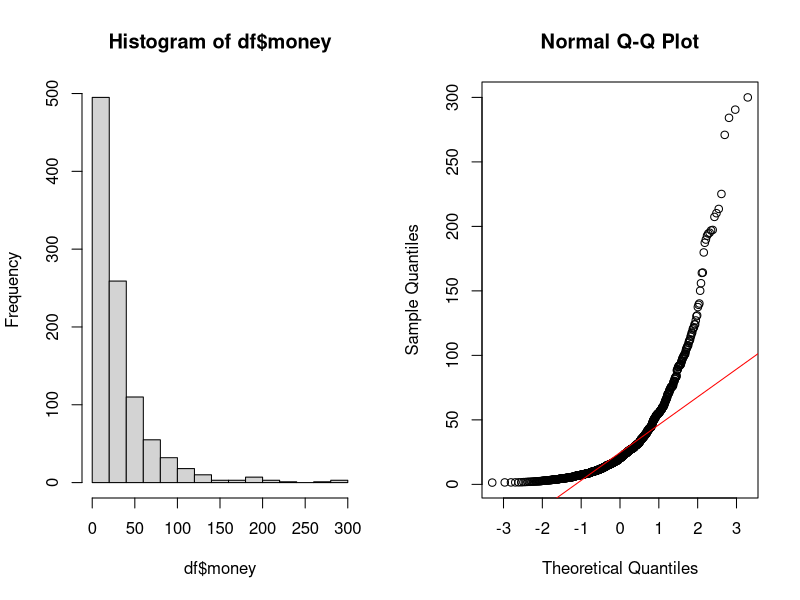
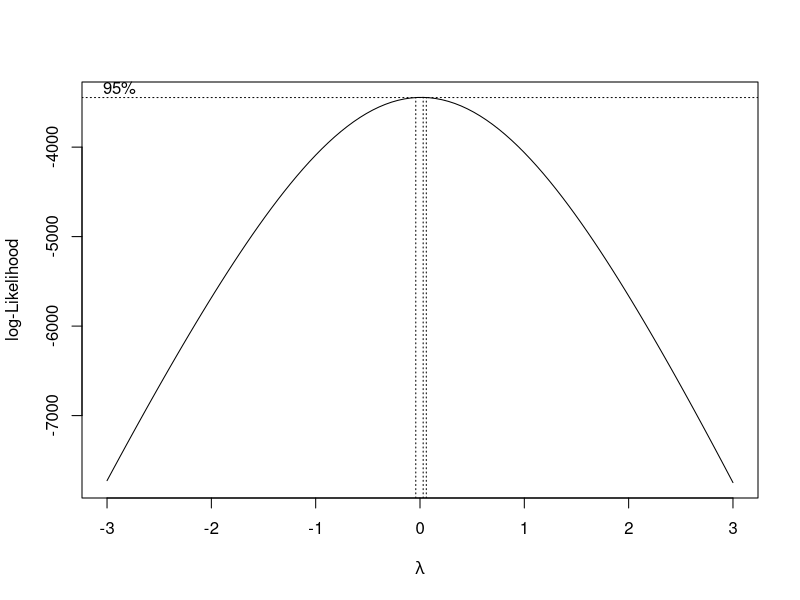
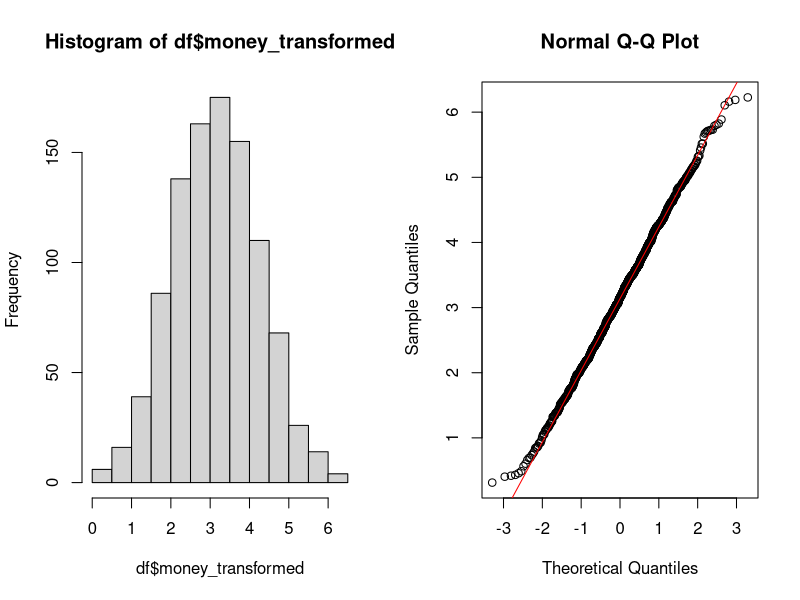

Write the R code that produced these figures, in order.
# Создаем датасет с ненормально распределенной метрикой
# Количество строк в выборке
n <- 1000

# Генерируем случайные ID
set.seed(123)
id <- sample(1:10000, n, replace = TRUE)

# Генерируем ненормально распределенные значения денег
mu <- log(10)
sd <- 1
money <- rlnorm(n, meanlog = mu, sdlog = sd)
money <- money * (300/max(money))

df <- data.frame(id, money)

# Проверяем датафрейм
head(df)
shapiro.test(df$money)

par(mfrow=c(1, 2))
hist(df$money)
qqnorm(df$money)
qqline(df$money, col = "red")


#-------------------------------------------------------------------------------
# Преобразование Бокса-Кокса
library(MASS)

# Вычисляем наилучшее значение λ для преобразования Бокса-Кокса
par(mfrow=c(1, 1))
boxcox_result <- boxcox(df$money ~ 1, lambda = seq(-3,3,0.1))

# Получаем наилучшее значение λ
best_lambda <- boxcox_result$x[which.max(boxcox_result$y)]

library(car)
# Применяем преобразование Бокса-Кокса с оптимальным значением λ
df$money_transformed <- car::bcPower(df$money, best_lambda)

# Проверяем датафрейм
head(df)
shapiro.test(df$money_transformed)

par(mfrow=c(1, 2))
hist(df$money_transformed)
qqnorm(df$money_transformed)
qqline(df$money_transformed, col = "red")


#-------------------------------------------------------------------------------
# Преобразование Бокса-Кокса требует положительных значениий
# Если в колонке есть отрицательные значения, иногда, помогает смещение на минимальную величину и +1 чтобы уйти от нуля
df$money <- df$money + abs(min(df$money)) + 1





